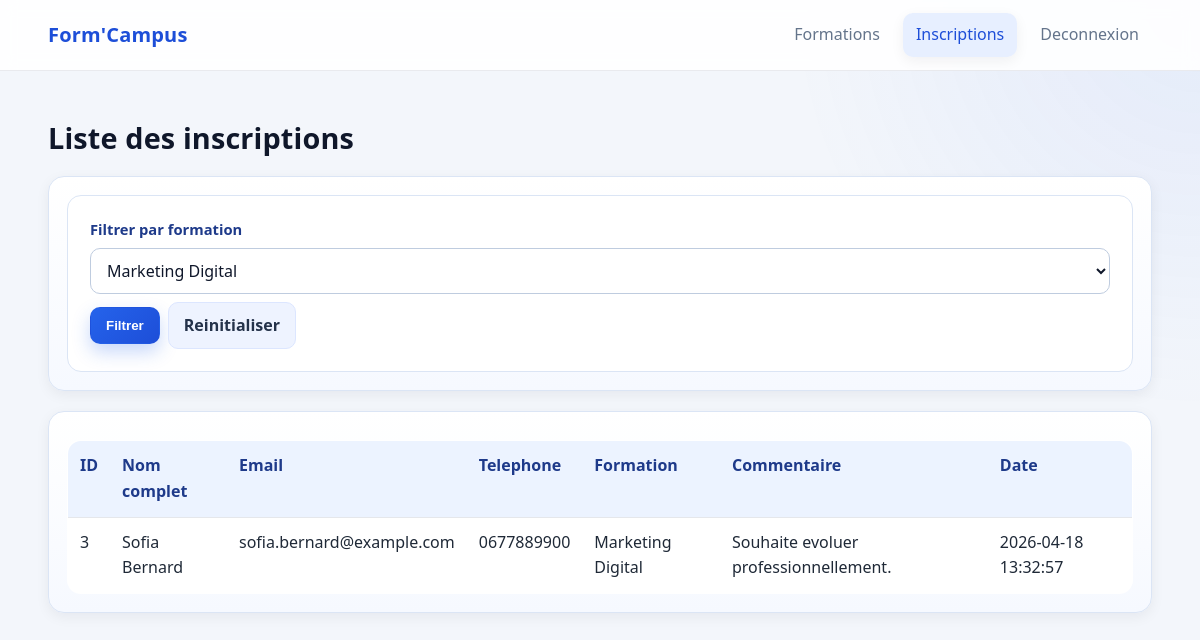
The app's page /admin_inscriptions.php?formation=3 (signed in) with its own data.
### tables this page shows
CREATE TABLE IF NOT EXISTS inscriptions (
  id INT UNSIGNED AUTO_INCREMENT PRIMARY KEY,
  nom VARCHAR(100) NOT NULL,
  prenom VARCHAR(100) NOT NULL,
  email VARCHAR(150) NOT NULL,
  tel VARCHAR(30) NOT NULL,
  id_formation INT UNSIGNED NOT NULL,
  commentaire TEXT NULL,
  date_inscription DATETIME NOT NULL DEFAULT CURRENT_TIMESTAMP,
  CONSTRAINT fk_inscriptions_formation
    FOREIGN KEY (id_formation) REFERENCES formations(id)
    ON UPDATE CASCADE
    ON DELETE RESTRICT
);

CREATE TABLE IF NOT EXISTS formations (
  id INT UNSIGNED AUTO_INCREMENT PRIMARY KEY,
  titre VARCHAR(150) NOT NULL,
  categorie VARCHAR(100) NOT NULL,
  description TEXT NOT NULL,
  duree VARCHAR(50) NOT NULL,
  prix DECIMAL(10,2) NOT NULL
);

### admin_inscriptions.php (the view, shortened to what this page needs)
<?php
require_once __DIR__ . '/connexion.php';
$formationsStmt = $pdo->query("SELECT id, titre FROM formations ORDER BY titre ASC");
$formations = $formationsStmt->fetchAll();
$selectedFormation = $_GET['formation'] ?? '';
$inscriptions = [];
if ($selectedFormation !== '' && ctype_digit($selectedFormation)) {
    $stmt = $pdo->prepare(
        "SELECT i.id, i.nom, i.prenom, i.email, i.tel, i.commentaire, i.date_inscription, f.titre
         FROM inscriptions i
         INNER JOIN formations f ON f.id = i.id_formation
         WHERE i.id_formation = :id_formation
         ORDER BY i.date_inscription DESC"
    );
    $stmt->execute(['id_formation' => (int) $selectedFormation]);
    $inscriptions = $stmt->fetchAll();
}
?>
<!DOCTYPE html>
<html lang="fr">
<head>
  <link rel="stylesheet" href="style.css">
</head>
<body class="admin-page">
  <header>
    <div class="container navbar">
      <a class="brand" href="index.php">Form'Campus</a>
      <nav class="menu">
        <a href="admin_formations.php">Formations</a>
        <a href="admin_inscriptions.php" class="active">Inscriptions</a>
        <a href="logout.php">Deconnexion</a>
      </nav>
    </div>
  </header>
  <main>
    <div class="container">
      <h1>Liste des inscriptions</h1>
      <section class="admin-section">
      <form method="get" action="admin_inscriptions.php" class="admin-filter-form">
        <label for="formation">Filtrer par formation</label>
        <div class="actions">
          <select id="formation" name="formation">
            <?php foreach ($formations as $formation): ?>
              <option value="<?php echo (int) $formation['id']; ?>" <?php echo ($selectedFormation === (string) $formation['id']) ? 'selected' : ''; ?>>
                <?php echo htmlspecialchars($formation['titre']); ?>
              </option>
            <?php endforeach; ?>
          </select>
          <button type="submit" class="btn btn-primary">Filtrer</button>
          <a class="btn btn-secondary" href="admin_inscriptions.php">Reinitialiser</a>
        </div>
      </form>
      </section>
      <section class="admin-section">
      <table class="admin-table">
        <thead>
          <tr>
            <th>ID</th>
            <th>Nom complet</th>
            <th>Email</th>
            <th>Telephone</th>
            <th>Formation</th>
            <th>Commentaire</th>
            <th>Date</th>
          </tr>
        </thead>
        <tbody>
          <?php if (empty($inscriptions)): ?>
            <tr>
              <td colspan="7">Aucune inscription trouvee.</td>
            </tr>
          <?php else: ?>
            <?php foreach ($inscriptions as $item): ?>
              <tr>
                <td><?php echo (int) $item['id']; ?></td>
                <td><?php echo htmlspecialchars($item['prenom'] . ' ' . $item['nom']); ?></td>
                <td><?php echo htmlspecialchars($item['email']); ?></td>
                <td><?php echo htmlspecialchars($item['tel']); ?></td>
                <td><?php echo htmlspecialchars($item['titre']); ?></td>
                <td><?php echo htmlspecialchars($item['commentaire'] ?? ''); ?></td>
                <td><?php echo htmlspecialchars($item['date_inscription']); ?></td>
              </tr>
            <?php endforeach; ?>
          <?php endif; ?>
        </tbody>
      </table>
      </section>
    </div>
  </main>
</body>
</html>

### style.css (style rules this page uses)
:root { --bg: #f3f6fb; --surface: #ffffff; --surface-soft: #f8fbff; --primary: #2563eb; --primary-dark: #1d4ed8; --text: #0f172a; --muted: #64748b; --danger: #c62828; --success: #1b8a4a; --border: #e5e7eb; --shadow: 0 14px 34px rgba(15, 23, 42, 0.09); --shadow-soft: 0 4px 14px rgba(15, 23, 42, 0.06); --radius: 14px; --radius-sm: 10px; --max-content: 1120px; }
* { box-sizing: border-box; }
body { margin: 0; font-family: "Segoe UI", Roboto, Arial, sans-serif; color: var(--text); background: radial-gradient(circle at top right, rgba(37, 99, 235, 0.08), transparent 30%), var(--bg); line-height: 1.6; text-rendering: optimizeLegibility; -webkit-font-smoothing: antialiased; }
a { color: inherit; text-decoration: none; }
.container { width: min(var(--max-content), 92%); margin: 0 auto; }
h1, h2, h3 { line-height: 1.25; letter-spacing: 0.15px; }
h1 { font-size: clamp(1.5rem, 2.4vw, 2rem); }
header { background: rgba(255, 255, 255, 0.9); backdrop-filter: blur(8px); border-bottom: 1px solid rgba(229, 231, 235, 0.85); position: sticky; top: 0; z-index: 20; }
.navbar { min-height: 70px; display: flex; align-items: center; justify-content: space-between; gap: 12px; }
.brand { font-size: 1.25rem; font-weight: 700; color: var(--primary-dark); letter-spacing: 0.2px; }
.menu { display: flex; align-items: center; gap: 10px; flex-wrap: wrap; }
.menu a { padding: 9px 13px; border-radius: 10px; color: var(--muted); transition: all 0.2s ease; }
.menu a:hover, .menu a.active { color: var(--primary-dark); background: #e7efff; box-shadow: var(--shadow-soft); }
main { padding: 30px 0 50px; }
.admin-page .container > h1 { margin-bottom: 12px; }
.admin-section { margin-top: 20px; background: linear-gradient(180deg, #ffffff, #f6f9ff); border: 1px solid #dbe5f5; border-radius: calc(var(--radius) + 2px); padding: 18px; box-shadow: var(--shadow-soft); }
.admin-page form { background: #ffffff; border-color: #dbe5f5; box-shadow: none; }
.admin-filter-form { margin-bottom: 0; }
.admin-page label { color: #1e3a8a; font-size: 0.92rem; }
.admin-page input, .admin-page select, .admin-page textarea { background: #ffffff; color: #0f172a; border: 1px solid #bfccdf; }
.admin-table { box-shadow: none; margin-top: 10px; }
.admin-table th { background: #ecf3ff; color: #1e3a8a; }
.admin-table td { color: #1f2937; }
.btn { display: inline-flex; align-items: center; justify-content: center; gap: 8px; border: 1px solid transparent; border-radius: var(--radius-sm); padding: 10px 15px; font-weight: 600; cursor: pointer; transition: all 0.2s ease; }
.btn-primary { background: linear-gradient(135deg, var(--primary), var(--primary-dark)); color: #fff; box-shadow: 0 8px 18px rgba(37, 99, 235, 0.25); }
.btn-secondary { background: #eef3ff; color: #24324a; border-color: #dce6ff; }
form { background: linear-gradient(180deg, #ffffff, var(--surface-soft)); border: 1px solid var(--border); border-radius: var(--radius); padding: 22px; box-shadow: var(--shadow); }
label { display: block; margin-bottom: 6px; font-weight: 600; }
input, select, textarea { width: 100%; padding: 10px 12px; border-radius: var(--radius-sm); border: 1px solid #d1d5db; font: inherit; background: #fff; transition: border-color 0.2s ease, box-shadow 0.2s ease; }
table { width: 100%; border-collapse: collapse; background: var(--surface); border: 1px solid var(--border); border-radius: var(--radius); overflow: hidden; box-shadow: var(--shadow); }
th, td { text-align: left; border-bottom: 1px solid var(--border); padding: 12px; vertical-align: top; }
th { background: #f2f6fd; color: #1e3a8a; }
.actions { display: flex; gap: 8px; flex-wrap: wrap; align-items: center; }

### records on screen
inscriptions: id "3", prenom+nom "Sofia Bernard", email "sofia.bernard@example.com", tel "0677889900", id_formation.titre "Marketing Digital", commentaire "Souhaite evoluer professionnellement.", date_inscription "2026-04-18 13:32:57"

### other values on screen
form field formation "Marketing Digital"
